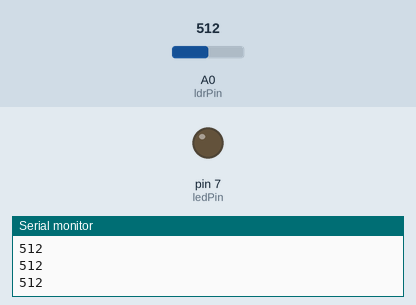
The sketch below on a simulated Arduino Uno, built with avr-gcc and run on an emulated ATmega328P. On the bench: output pins drawn as LEDs (lit = HIGH), the last lines printed to the serial monitor. The inputs (shaded band) are chosen by the test bench; at power-on: A0 (ldrPin) = 512.

Above: at 1.3 s.
1.4 s: A0 (ldrPin) set to 783
2.9 s: A0 (ldrPin) set to 817
At 3.5 s:
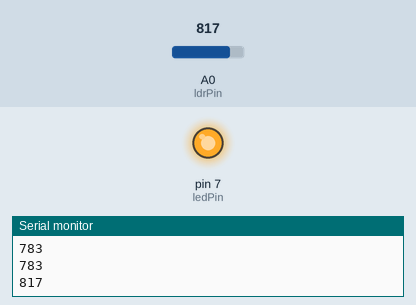
4.5 s: A0 (ldrPin) set to 790
At 5.7 s:
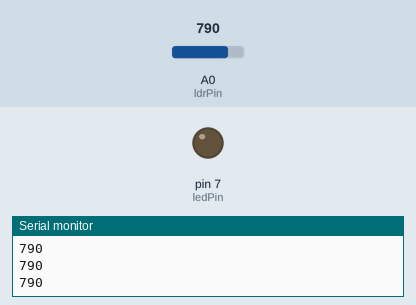
6.0 s: A0 (ldrPin) set to 810
At 7.1 s:
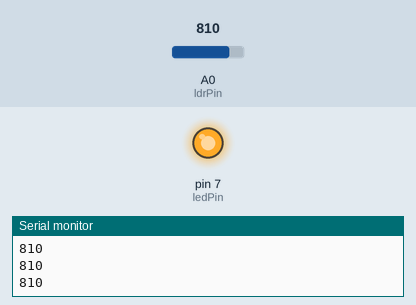
Timing chart, 0 to 8.5 s (numbered marks = the images above; inputs shaded):
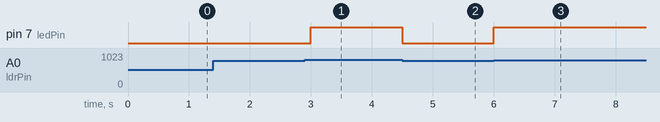

The sketch:

sketch_sep02b.ino
```cpp
int ledPin=7;
int ldrPin=0;
int ldrValor=0;

void setup()
{
  pinMode(ledPin, OUTPUT);
  Serial.begin(9600);
}

void loop()
{
  ldrValor=analogRead(ldrPin);
  if(ldrValor>=800)
    digitalWrite(ledPin, HIGH);
  else
     digitalWrite(ledPin, LOW);
  Serial.println(ldrValor);
  delay(500); // Wait for 1000 millisecond(s)
}
```

Measured:
- the behaviour switches between 799 and 800 on A0 (ldrPin) (found by bisection; images 0 and 1)
- after the input at 2.9 s, pin 7 (ledPin): LOW → HIGH after 0.10 s
- after the input at 4.5 s, pin 7 (ledPin): HIGH → LOW at once
- after the input at 6.0 s, pin 7 (ledPin): LOW → HIGH at once
